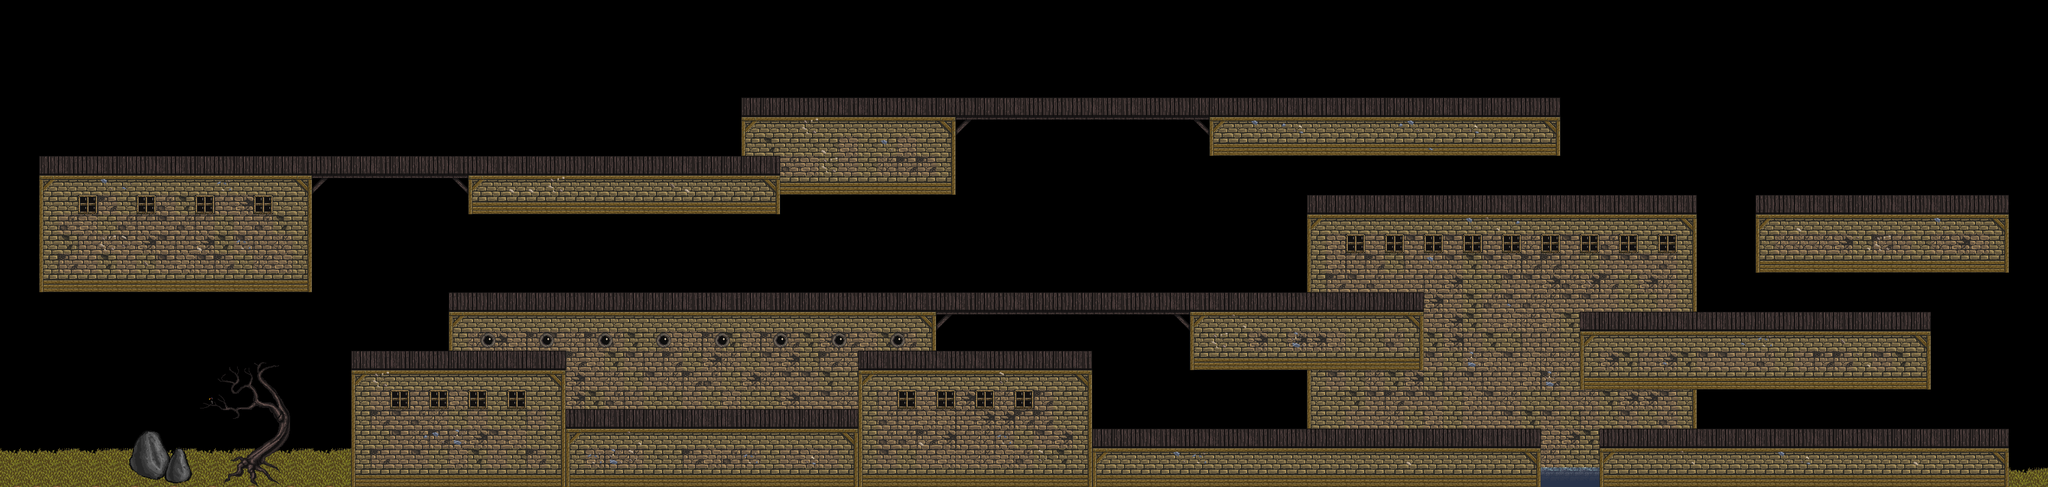

Tiled map render using the project's own tile images. Description and the map definition, with tile-layer contents summarised, below:
An orthogonal 105x25 tile map with 32x32 px tiles, 3 tile layers (1. csemperéteg, 2. csemperéteg, 3. csemperéteg) and 62 objects.

<map version="1.2" tiledversion="1.2.1" orientation="orthogonal" renderorder="right-down" width="105" height="25" tilewidth="32" tileheight="32" infinite="0" nextlayerid="79" nextobjectid="277">
 <tileset firstgid="1" name="hyptosis" tilewidth="32" tileheight="32" tilecount="3600" columns="30">
  <image source="../tileset/hyptosis.png" width="960" height="3840" />
  <terraintypes>
   <terrain name="StoneWall1" tile="475" />
   <terrain name="StoneWall2" tile="2457" />
   <terrain name="StoneWall3" tile="2644" />
   <terrain name="StoneWall4" tile="1094" />
   <terrain name="StoneWall5" tile="1097" />
   <terrain name="StoneWall7" tile="1774" />
   <terrain name="StoneWall8" tile="2554" />
  </terraintypes>
  <tile id="312" terrain="0,0,0,0" />
  <tile id="375" terrain="0,0,0,0" />
  <tile id="402" terrain="0,0,0,0" />
  <tile id="475" terrain=",,,0" />
  <tile id="476" terrain=",,0,0" />
  <tile id="477" terrain=",,0," />
  <tile id="504" terrain=",0,,0" />
  <tile id="505" terrain="0,0,0,0" />
  <tile id="506" terrain="0,,0," />
  <tile id="507" terrain="0,0,0,0" />
  <tile id="534" terrain=",0,," />
  <tile id="535" terrain="0,0,," />
  <tile id="536" terrain="0,,," />
  <tile id="537" terrain="0,0,0,0" />
  <tile id="642" terrain="0,0,0,0" />
  <tile id="882" terrain="0,0,0,0" />
  <tile id="1006" terrain="4,4,4,4" />
  <tile id="1036" terrain="4,4,4,4" />
  <tile id="1038" terrain="0,0,0,0" />
  <tile id="1039" terrain="0,0,0,0" />
  <tile id="1066" terrain="4,4,4,4" />
  <tile id="1068" terrain="0,0,0,0" />
  <tile id="1069" terrain="4,4,4,4" />
  <tile id="1092" terrain="3,3,3,3" />
  <tile id="1093" terrain="3,3,3,3" />
  <tile id="1094" terrain=",,,3" />
  <tile id="1095" terrain=",,3,3" />
  <tile id="1096" terrain=",,3," />
  <tile id="1097" terrain=",,,4" />
  <tile id="1098" terrain=",,4,4" />
  <tile id="1099" terrain=",,4," />
  <tile id="1122" terrain=",3,," />
  <tile id="1123" terrain="3,3,3,3" />
  <tile id="1124" terrain=",3,,3" />
  <tile id="1126" terrain="3,,3," />
  <tile id="1127" terrain=",4,,4" />
  <tile id="1129" terrain="4,,4," />
  <tile id="1154" terrain=",3,," />
  <tile id="1155" terrain="3,3,," />
  <tile id="1156" terrain="3,,," />
  <tile id="1157" terrain=",4,," />
  <tile id="1158" terrain="4,4,," />
  <tile id="1159" terrain="4,,," />
  <tile id="1625" terrain="2,2,2,2" />
  <tile id="1626" terrain="2,,2," />
  <tile id="1628" terrain=",,2,2" />
  <tile id="1629" terrain=",,2," />
  <tile id="1655" terrain="2,2,," />
  <tile id="1656" terrain="2,,," />
  <tile id="1657" terrain="2,2,2,2" />
  <tile id="1658" terrain="2,2,2,2" />
  <tile id="1659" terrain=",,2,2" />
  <tile id="1723" terrain="4,4,4,4" />
  <tile id="1774" terrain=",,,5" />
  <tile id="1775" terrain=",,5,5" />
  <tile id="1776" terrain=",,5," />
  <tile id="1777" terrain="5,5,5,5" />
  <tile id="1778" terrain="5,5,5,5" />
  <tile id="1804" terrain=",5,,5" />
  <tile id="1805" terrain="5,5,5,5" />
  <tile id="1806" terrain="5,,5," />
  <tile id="1807" terrain="5,5,5,5" />
  <tile id="1808" terrain="5,5,5,5" />
  <tile id="1834" terrain=",5,," />
  <tile id="1835" terrain="5,5,," />
  <tile id="1836" terrain="5,,," />
  <tile id="2289" terrain=",,6,6" />
  <tile id="2290" terrain=",,6," />
  <tile id="2319" terrain="6,6,6,6" />
  <tile id="2320" terrain="6,,6," />
  <tile id="2349" terrain="6,6,," />
  <tile id="2350" terrain="6,,," />
  <tile id="2454" terrain=",,1,1" />
  <tile id="2456" terrain=",,1," />
  <tile id="2457" terrain=",,,1" />
  <tile id="2484" terrain="1,1,," />
  <tile id="2485" terrain="1,1,," />
  <tile id="2486" terrain="1,,," />
  <tile id="2487" terrain=",1,," />
  <tile id="2554" terrain=",,,6" />
  <tile id="2584" terrain=",6,,6" />
  <tile id="2614" terrain=",6,," />
  <tile id="2644" terrain=",,,2" />
  <tile id="2674" terrain=",2,,2" />
  <tile id="2704" terrain=",2,," />
 </tileset>
 <layer id="76" name="1. csemperéteg" width="105" height="25">
  <data>[2625 cells, 562 non-empty, 22 distinct tile ids]</data>
 </layer>
 <layer id="77" name="2. csemperéteg" width="105" height="25">
  <data>[2625 cells, 812 non-empty, 30 distinct tile ids]</data>
 </layer>
 <layer id="78" name="3. csemperéteg" width="105" height="25">
  <data>[2625 cells, 141 non-empty, 53 distinct tile ids]</data>
 </layer>
 <objectgroup color="#ffaa00" id="16" name="Ground">
  <object id="203" x="80.6667" y="281.333" width="1178.67" height="23.3333" />
  <object id="204" x="594" y="599.333" width="332.667" height="132" />
  <object id="205" x="756.667" y="504.667" width="1562.67" height="20" />
  <object id="206" x="1408" y="598" width="383.333" height="140" />
  <object id="207" x="923.333" y="694.667" width="484.667" height="18.6667" />
  <object id="208" x="1788.67" y="727.333" width="730" height="20.6667" />
  <object id="209" x="2638" y="728" width="647.333" height="22" />
  <object id="210" x="2608" y="538" width="546.667" height="19.3333" />
  <object id="211" x="2896" y="342.667" width="382.667" height="22.6667" />
  <object id="212" x="2160.67" y="344" width="606.667" height="21.3333" />
  <object id="213" x="1232.67" y="182.667" width="1314" height="21.3333" />
 </objectgroup>
 <objectgroup color="#ff0000" id="30" name="Enemies">
  <object id="174" x="133.333" y="233.333">
   <properties>
    <property name="block" type="int" value="1" />
   </properties>
   <polyline points="-32.2086,21 191.791,21" />
  </object>
  <object id="229" x="348.984" y="232">
   <properties>
    <property name="block" type="int" value="1" />
   </properties>
   <polyline points="-66.5262,21 396.14,21" />
  </object>
  <object id="230" x="757.254" y="232">
   <properties>
    <property name="block" type="int" value="1" />
   </properties>
   <polyline points="-78.7961,21 469.203,21" />
  </object>
  <object id="231" x="1556.78" y="132.333">
   <properties>
    <property name="block" type="int" value="1" />
   </properties>
   <polyline points="-57.6592,21 343.34,21" />
  </object>
  <object id="232" x="1676" y="133.333">
   <properties>
    <property name="block" type="int" value="1" />
   </properties>
   <polyline points="-32.2086,21 191.791,21" />
  </object>
  <object id="233" x="2014.73" y="136">
   <properties>
    <property name="block" type="int" value="1" />
   </properties>
   <polyline points="-70.9357,21 422.397,21" />
  </object>
  <object id="234" x="2309.33" y="132">
   <properties>
    <property name="block" type="int" value="1" />
   </properties>
   <polyline points="-32.2086,21 191.791,21" />
  </object>
  <object id="235" x="650.209" y="560">
   <properties>
    <property name="block" type="int" value="2" />
   </properties>
   <polyline points="-42.4176,21 252.582,21" />
  </object>
  <object id="236" x="821.117" y="482.79">
   <properties>
    <property name="block" type="int" value="2" />
   </properties>
   <polyline points="-50.326,0.21 299.674,0.21" />
  </object>
  <object id="237" x="1029.02" y="478.79">
   <properties>
    <property name="block" type="int" value="2" />
   </properties>
   <polyline points="-79.2275,0.21 471.772,0.21" />
  </object>
  <object id="238" x="975" y="653">
   <properties>
    <property name="block" type="int" value="2" />
   </properties>
   <polyline points="-32.2086,21 191.791,21" />
  </object>
  <object id="239" x="1200" y="651">
   <properties>
    <property name="block" type="int" value="2" />
   </properties>
   <polyline points="-32.2086,21 191.791,21" />
  </object>
  <object id="240" x="1443.1" y="555">
   <properties>
    <property name="block" type="int" value="2" />
   </properties>
   <polyline points="-25.3067,21 150.693,21" />
  </object>
  </objectgroup>
 <objectgroup color="#ff00ff" id="17" name="Ladders">
  <!-- 11 objects omitted --></objectgroup>
 <objectgroup id="18" name="Player">
  <!-- 3 objects omitted --></objectgroup>
</map>
<!-- 38 of 62 objects omitted -->
